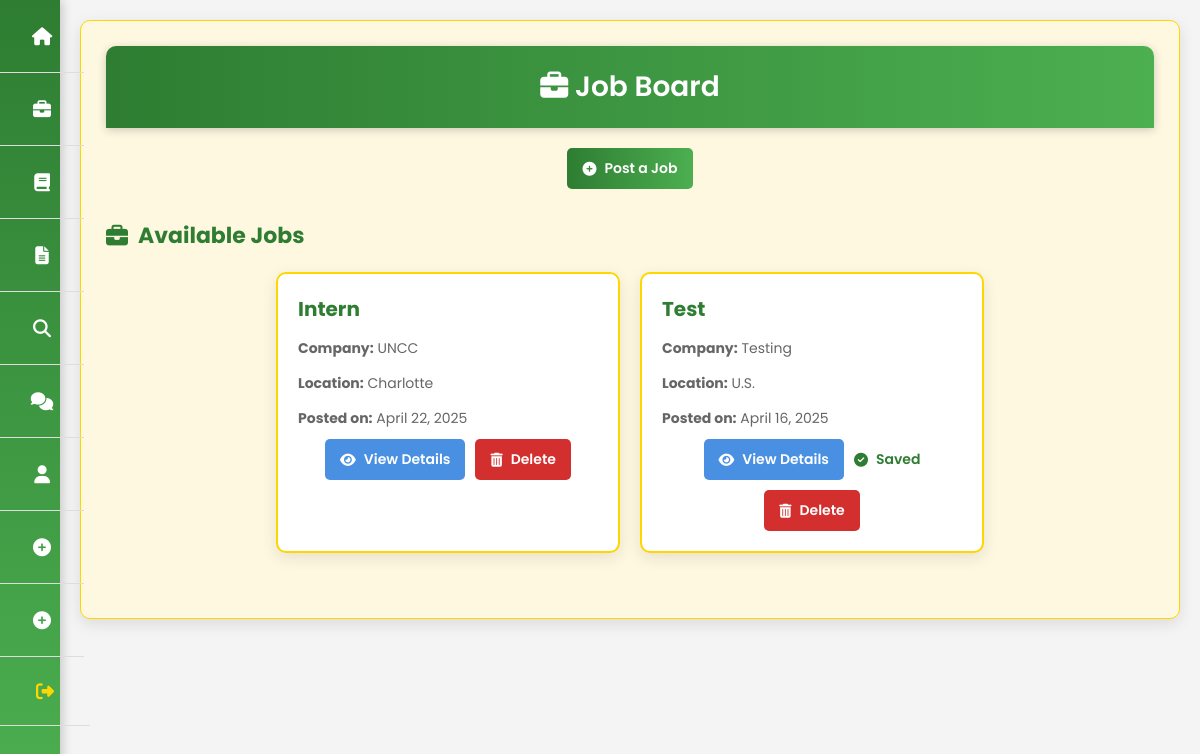
The app's page /jobs/ (signed in), older data.
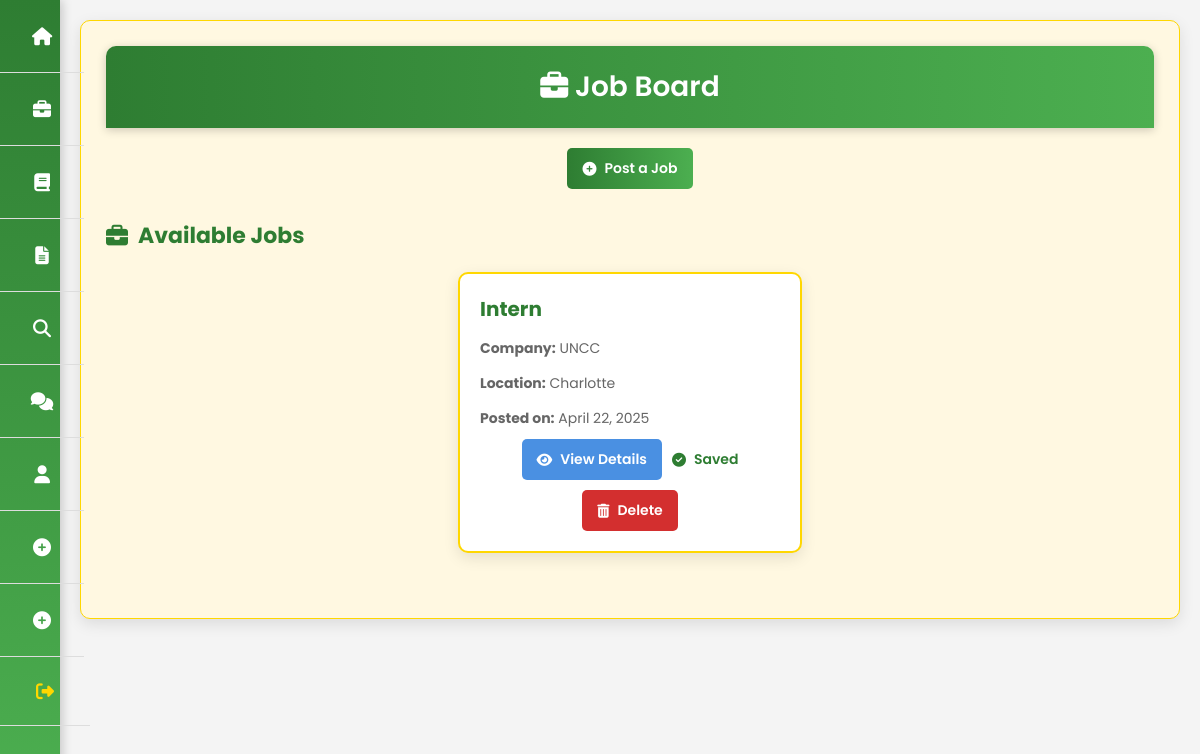
The same page, newer data.
### courses/models.py (models this page shows, shortened)
class JobListing(models.Model):
    title = models.CharField(max_length=200)
    company = models.CharField(max_length=100)
    location = models.CharField(max_length=100)
    description = models.TextField()
    application_link = models.URLField()
    posted_at = models.DateTimeField(auto_now_add=True)
    posted_by = models.ForeignKey(User, on_delete=models.CASCADE)

### courses/views.py (the view)
# urls.py: path('jobs/', views.job_list, name='job_list'),
@login_required
def job_list(request):
    jobs = JobListing.objects.all().order_by('-posted_at')
    saved_jobs = SavedJob.objects.filter(user=request.user).values_list('job_id', flat=True)
    context = {
        'jobs': jobs,
        'saved_jobs': saved_jobs,
    }
    return render(request, 'courses/job_list.html', context)

### courses/templates/courses/job_list.html (shortened to what this page needs)
{% extends 'courses/base.html' %}
{% block content %}
<div class="container">
    <div class="page-header">
        <h1><i class="fas fa-briefcase"></i> Job Board</h1>
    </div>
    {% if user.is_staff %}
        <div class="create-job-section">
            <a href="{% url 'post_job' %}" class="btn btn-create">
                <i class="fas fa-plus-circle"></i> Post a Job
            </a>
        </div>
    {% endif %}
    <div class="jobs-section">
        <h2><i class="fas fa-briefcase"></i> Available Jobs</h2>
        {% if jobs %}
            <div class="job-list">
                {% for job in jobs %}
                    <div class="job-card">
                        <h3>{{ job.title }}</h3>
                        <p><strong>Company:</strong> {{ job.company }}</p>
                        <p><strong>Location:</strong> {{ job.location }}</p>
                        <p><strong>Posted on:</strong> {{ job.posted_at|date:"F d, Y" }}</p>
                        <div class="job-actions">
                            <a href="{% url 'job_detail' job.id %}" class="btn btn-view">
                                <i class="fas fa-eye"></i> View Details
                            </a>
                            {% if job.id in saved_jobs %}
                                <span class="saved-label"><i class="fas fa-check-circle"></i> Saved</span>
                            {% endif %}
                            {% if user == job.posted_by %}
                                <a href="{% url 'delete_job' job.id %}" class="btn btn-delete">
                                    <i class="fas fa-trash-alt"></i> Delete
                                </a>
                            {% endif %}
                        </div>
                    </div>
                {% endfor %}
            </div>
        {% else %}
            <p>No jobs available at the moment.</p>
        {% endif %}
    </div>
</div>
{% endblock %}

Row changes from the older to the newer data that the page shows:
removed JobListing: title "Test", company "Testing", location "U.S.", posted_at "April 16, 2025", shows "Saved", shows "Delete"
shown differently, row unchanged: JobListing "Intern": now shows "Saved"
